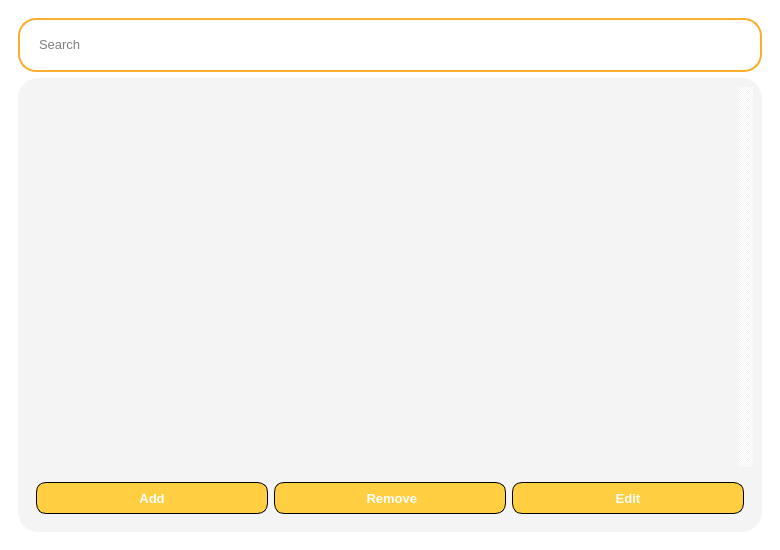
<?xml version="1.0" encoding="UTF-8"?>
<ui version="4.0">
 <class>MainWindow</class>
 <widget class="QMainWindow" name="MainWindow">
  <property name="geometry">
   <rect>
    <x>0</x>
    <y>0</y>
    <width>780</width>
    <height>550</height>
   </rect>
  </property>
  <property name="minimumSize">
   <size>
    <width>780</width>
    <height>550</height>
   </size>
  </property>
  <property name="windowTitle">
   <string>MainWindow</string>
  </property>
  <property name="styleSheet">
   <string notr="true">padding: 0px;
border: 0px;
background-color: white;</string>
  </property>
  <widget class="QWidget" name="centralwidget">
   <layout class="QHBoxLayout" name="horizontalLayout">
    <item>
     <widget class="QWidget" name="widget_2" native="true">
      <property name="styleSheet">
       <string notr="true"/>
      </property>
      <layout class="QVBoxLayout" name="verticalLayout">
       <item>
        <widget class="QWidget" name="widget_5" native="true">
         <property name="styleSheet">
          <string notr="true">QWidget{
	background-color: white;
	border: 2px solid #faae2b;
	max-height: 50px;
	min-height: 50px;
	border-radius: 18px;
	margin: 0px;
}

QWidget:hover{
	background-color: white;
	border: 3px solid #faae2b;
	max-height: 50px;
	min-height: 50px;
	border-radius: 18px;
	margin: 0px;
}

QWidget:pressed{
	background-color: rgb(235, 235, 235);
	border: 3px solid #faae2b;
	max-height: 50px;
	min-height: 50px;
	border-radius: 18px;
	margin: 0px;
}</string>
         </property>
         <layout class="QHBoxLayout" name="horizontalLayout_2">
          <item>
           <widget class="QLineEdit" name="lineEdit">
            <property name="font">
             <font>
              <pointsize>10</pointsize>
             </font>
            </property>
            <property name="styleSheet">
             <string notr="true">max-height: 35px;
min-height: 35px;
border: 0px;
padding-left: 10px</string>
            </property>
            <property name="placeholderText">
             <string>Search</string>
            </property>
           </widget>
          </item>
          <item>
           <widget class="QPushButton" name="pushButton_2">
            <property name="styleSheet">
             <string notr="true">QPushButton{
	background-color: white;
	border: 2px solid transparent;
	max-height: 35px;
	min-height: 35px;
	max-width: 35px;
	min-width: 35px;
	border-radius: 18px;
	margin: 0px;
	padding: 0px;
}

QPushButton:hover{
	background-color: rgb(235, 235, 235);
	border: 3px solid transparent;
	max-height: 35px;
	min-height: 35px;
	max-width: 35px;
	min-width: 35px;
	border-radius: 18px;
	margin: 0px; 
	padding: 0px;
}

QPushButton:pressed{
	background-color: rgb(235, 235, 235);
	border: 4px solid transparent;
	max-height: 35px;
	min-height: 35px;
	max-width: 35px;
	min-width: 35px;
	border-radius: 18px;
	margin: 0px; 
	padding: 0px;
}</string>
            </property>
            <property name="text">
             <string/>
            </property>
            <property name="icon">
             <iconset>
              <normaloff>Image/search_d.png</normaloff>Image/search_d.png</iconset>
            </property>
            <property name="iconSize">
             <size>
              <width>24</width>
              <height>24</height>
             </size>
            </property>
           </widget>
          </item>
         </layout>
        </widget>
       </item>
       <item>
        <widget class="QWidget" name="widget_3" native="true">
         <property name="styleSheet">
          <string notr="true">border-radius: 20px;
background-color: #F4F4F4;</string>
         </property>
         <layout class="QVBoxLayout" name="verticalLayout_4">
          <item>
           <widget class="QListWidget" name="listWidget_2">
            <property name="font">
             <font>
              <pointsize>13</pointsize>
             </font>
            </property>
            <property name="styleSheet">
             <string notr="true">QListWidget{
	border: 0px;
	margin-top: 0px;
}

QListWidget::item {
	background-color: white;
	height: 60px;
	margin: 5px;
	margin-bottom: 10px;
	border-radius: 15px;
	padding-left: 15px;
	padding-right: 15px;
}

QListWidget::item::hover{
	background-color: rgb(250, 250, 250);
	color: black;
	height: 60px;
	margin: 5px;
	margin-bottom: 10px;
	border-radius: 15px;
	padding-left: 15px;
	padding-right: 15px;
}

QListWidget::item::selected{
	background-color: rgb(250, 250, 250);
	color: black;
	height: 60px;
	margin: 5px;
	margin-bottom: 10px;
	border-radius: 15px;
	padding-left: 15px;
	padding-right: 15px;
	border: 2px solid gray;
}</string>
            </property>
            <property name="verticalScrollBarPolicy">
             <enum>Qt::ScrollBarAlwaysOn</enum>
            </property>
            <property name="horizontalScrollBarPolicy">
             <enum>Qt::ScrollBarAlwaysOff</enum>
            </property>
           </widget>
          </item>
          <item>
           <widget class="QWidget" name="widget_4" native="true">
            <layout class="QHBoxLayout" name="horizontalLayout_3">
             <item>
              <widget class="QPushButton" name="pushButton_11">
               <property name="font">
                <font>
                 <family>Segoe UI</family>
                 <pointsize>10</pointsize>
                 <weight>75</weight>
                 <bold>true</bold>
                </font>
               </property>
               <property name="styleSheet">
                <string notr="true">QPushButton{
	border: 1px solid black;
	height: 30px;
	border-radius: 10px;
	background-color: #FFCE41;
	color: white;
}

QPushButton::hover{
	border: 2px solid black;
	height: 30px;
	border-radius: 10px;
	background-color: #FFCE41;
}

QPushButton::pressed{
	border: 2px solid black;
	height: 30px;
	border-radius: 10px;
	background-color: rgb(234, 188, 59);
}</string>
               </property>
               <property name="text">
                <string>Add</string>
               </property>
               <property name="icon">
                <iconset>
                 <normaloff>../Image/new.png</normaloff>../Image/new.png</iconset>
               </property>
               <property name="iconSize">
                <size>
                 <width>16</width>
                 <height>16</height>
                </size>
               </property>
              </widget>
             </item>
             <item>
              <widget class="QPushButton" name="pushButton">
               <property name="font">
                <font>
                 <family>Segoe UI</family>
                 <pointsize>10</pointsize>
                 <weight>75</weight>
                 <bold>true</bold>
                </font>
               </property>
               <property name="styleSheet">
                <string notr="true">QPushButton{
	border: 1px solid black;
	height: 30px;
	border-radius: 10px;
	background-color: #FFCE41;
	color: white;
}

QPushButton::hover{
	border: 2px solid black;
	height: 30px;
	border-radius: 10px;
	background-color: #FFCE41;
}

QPushButton::pressed{
	border: 2px solid black;
	height: 30px;
	border-radius: 10px;
	background-color: rgb(234, 188, 59);
}</string>
               </property>
               <property name="text">
                <string> Remove</string>
               </property>
               <property name="icon">
                <iconset>
                 <normaloff>../Image/remove.png</normaloff>../Image/remove.png</iconset>
               </property>
               <property name="iconSize">
                <size>
                 <width>16</width>
                 <height>16</height>
                </size>
               </property>
              </widget>
             </item>
             <item>
              <widget class="QPushButton" name="pushButton_4">
               <property name="font">
                <font>
                 <family>Segoe UI</family>
                 <pointsize>10</pointsize>
                 <weight>75</weight>
                 <bold>true</bold>
                </font>
               </property>
               <property name="styleSheet">
                <string notr="true">QPushButton{
	border: 1px solid black;
	height: 30px;
	border-radius: 10px;
	background-color: #FFCE41;
	color: white;
}

QPushButton::hover{
	border: 2px solid black;
	height: 30px;
	border-radius: 10px;
	background-color: #FFCE41;
}

QPushButton::pressed{
	border: 2px solid black;
	height: 30px;
	border-radius: 10px;
	background-color: rgb(234, 188, 59);
}</string>
               </property>
               <property name="text">
                <string>Edit</string>
               </property>
               <property name="icon">
                <iconset>
                 <normaloff>../Image/all_note_view.png</normaloff>../Image/all_note_view.png</iconset>
               </property>
               <property name="iconSize">
                <size>
                 <width>16</width>
                 <height>16</height>
                </size>
               </property>
              </widget>
             </item>
            </layout>
           </widget>
          </item>
         </layout>
        </widget>
       </item>
      </layout>
     </widget>
    </item>
   </layout>
  </widget>
 </widget>
 <resources/>
 <connections/>
</ui>
